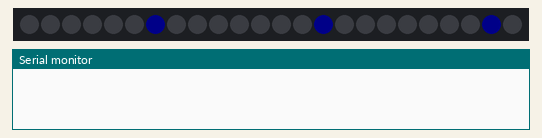
This sketch was run on a simulated ESP8266 (NodeMCU). Shown: 24 RGB LEDs in strip order, left to right, the last lines printed to the serial monitor. Dim RGB values are drawn brighter than linear; WiFi joins after 1.5 s; servers stay silent unless stated; uploads are accepted with an empty reply.

Above: at 0.1 s.
At 0.7 s:
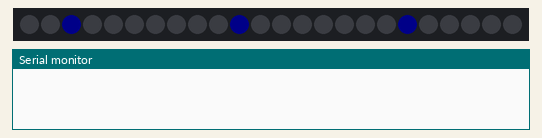
At 7.3 s:
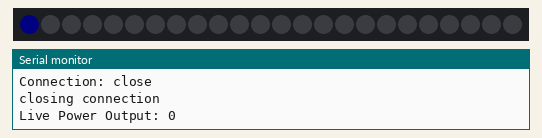

The sketch:

energy-display.ino
```cpp
/******************************************************/
/*!
      File: energy-display
      Author: Anthony Pearce | makehacktech
      Start Date: 10 April 2017
      Version 1.04 Date: 29 Apr 2017
      Licence: MIT Licence

      This sketch connects to WiFi, downloads live PV power generation data from pvoutput.org and displays it on an LED dial

  Compatible Hardware:
    NodeMCE V1.0 (ESP-8266 12E)
    Ring of 24 RGB LEDS, 5050, WS2812
    470 Ohm resistor IN on LED ring to Pin D1 / GPIO 5
    220 uF cap across VIN/GND of LED ring
    USB power to NodeMCU

  Version History
    1.0 Program structure start
    1.01 Added startup display, partial interval light
    1.02 Cleanup code for publishing
    1.03 (github edit) move startup lights before wifi connection
    1.04 (github edit) add static IP

  Bugs
    Nil known

  Thanks to Adafruit for the Neopixel library and the ESP8266 community for the ESP8266Wifi library.

*/
/******************************************************/
// Libraries
#include <Adafruit_NeoPixel.h>
#include <ESP8266WiFi.h>

// Pin definitions
#define PIN 5         // Arduino GPIO Pin connected to "IN"
#define NUMPIXELS 24  // Number of LEDs in the LED ring

// Setup the display object
Adafruit_NeoPixel pixels = Adafruit_NeoPixel(NUMPIXELS, PIN, NEO_GRB + NEO_KHZ800);

// Constant definitions
// WIFI connection details - replace these with your WIFI network login details
const char* ssid     = "<your network ssid>"; // The ssid of your wifi network
const char* password = "<your network password>"; // the password for your wifi network
const int maxtimeout = 5000; // timeout if no response after this many ms

// Static IP details - uncomment below as well as WiFi.config line item in setup to enable static IP address
//IPAddress ip(192, 168, 0, 100); // Chose your own!
//IPAddress gateway(192, 168, 0, 1); // use ipconfig to find the gateway for your router
//IPAddress subnet(255, 255, 255, 0); // use ipconfig to find the subnet mask for your router

// pvoutput.org URL and API details. Replace these with your own pvoutput.org account details
const char* host = "pvoutput.org"; // pvoutput URL
const char* service = "/service/r2/getstatus.jsp"; // We are using the getstatus service of pvoutput
const char* sid = "<your pvoutput sid>"; // sid
const char* key = "<your pvoutput API key>"; // API key

// pvoutput data get constants
//const char* delim = ","; // data delimeter from pvoutput
const int nvals = 8; // Number of delimiters between values returned from pvoutput
const int bindex = 2; // Index of the delimeter before the power value
//const int aindex = 3; // Index of the delimeter after the power value

// Display constants
// Take care if increasing LED brightness - they draw a lot of power
const int normal = 10; // Sets how bright the normal LEDs are - 0 to 255
const int low = 5; // Sets how bright the low LEDs are - 0 to 255
const int maxpow = 3000;  // Maximum power output that can be displayed, in Watts
const int powint = 200;   // The amount of power, in Watts, that each LED represents
const int blinkdur = 300; // duration of a standard blink

// Timing constants
const int delaytime = 300000; // Time in ms to wait before fetching new data
const int shortdelay = 3000; // Time delay in ms before connecting to pvoutput
const int dotdelay = 500; // Time between status dots for wifi connection on serial

// Variable definitions
int ind[8];  // indeces of the delimeters - locations of the delimeters in the string returned from pvoutput
int powgen = 0; // Power in Watts from pvoutput live interval data
int numpix = 0; // Number of LEDs to turn on to display power
String url; // for combining the host, service, key and sid to make the URL

// String names - variables to store the data from pvoutput as a String
// Note that only spowgen is used in this sketch. refer to pvoutput.org for data definitions
String line;
//String sdate;
//String stime;
//String senergen;
String spowgen;
//String senercon;
//String spowcon;
//String seff;
//String stemp;
//String svolts;

/******************************************************/
// FUNCTIONS
/******************************************************/
//-----------------------------------------------------------------------------------------
// Function 1 Title
//-----------------------------------------------------------------------------------------
//int function1() {
//  function1 content here
//}


/******************************************************/
// SETUP
/******************************************************/
void setup() {

 // Display setup
  pixels.begin(); // This initializes the NeoPixel library.

  // Startup display animation
  pixels.clear(); // blank out prior display
  pixels.setPixelColor(6, pixels.Color(0,0,normal));
  pixels.setPixelColor(14, pixels.Color(0,0,normal));
  pixels.setPixelColor(22, pixels.Color(0,0,normal));
  pixels.show(); // Send updated pixel colours to the hardware.
  delay(blinkdur);
  pixels.clear(); // blank out prior display
  delay(blinkdur);
  pixels.setPixelColor(2, pixels.Color(0,0,normal));
  pixels.setPixelColor(10, pixels.Color(0,0,normal));
  pixels.setPixelColor(18, pixels.Color(0,0,normal));
  pixels.show(); // Send updated pixel colours to the hardware.
  delay(blinkdur);
  pixels.clear(); // blank out prior display
  delay(blinkdur);
  pixels.setPixelColor(6, pixels.Color(0,0,normal));
  pixels.setPixelColor(14, pixels.Color(0,0,normal));
  pixels.setPixelColor(22, pixels.Color(0,0,normal));
  pixels.show(); // Send updated pixel colours to the hardware.
  delay(blinkdur);
  // Clear display
  pixels.clear(); // blank out prior display
  pixels.show(); // Send updated pixel colours to the hardware.

  // Enable serial comms
  Serial.begin(115200);
  delay(10);

  // Connect to wifi network
  Serial.println();
  Serial.println();
  Serial.print("Connecting to ");
  Serial.println(ssid);

  //Set ESP8266 to be a wifi client
  WiFi.mode(WIFI_STA);

  // Static IP Setup - uncomment below as well as definition of ip, gateway and config
  // WiFi.config(ip, gateway, subnet);

  WiFi.begin(ssid, password);

  while (WiFi.status() != WL_CONNECTED) {
    delay(dotdelay);
    Serial.print(".");
  }

  Serial.println("");
  Serial.println("WiFi connected");
  Serial.println("IP address: ");
  Serial.println(WiFi.localIP()); // prints the local IP address assigned to your nodeMCU

  // Create the URL for the request from pvoutput
  url = service;
  url += "?sid=";
  url += sid;
  url += "&key=";
  url += key;

  // Short delay before starting to get data from pvoutput
  delay(shortdelay);

}

/******************************************************/
// MAIN
/******************************************************/
void loop() {


  // Start the HTTP connection
  Serial.print("connecting to ");
  Serial.println(host);

  WiFiClient client;
  const int httpPort = 80;
  if (!client.connect(host, httpPort)) {
    Serial.println("connection failed");
    return;
  }

  // Request the data from pvoutput
  Serial.print("Requesting URL: ");
  Serial.println(url);

  client.print(String("GET ") + url + " HTTP/1.1\r\n" +
               "Host: " + host + "\r\n" +
               "Connection: close\r\n\r\n");
  unsigned long timeout = millis();
  while (client.available() == 0) {
    if (millis() - timeout > maxtimeout) {
      Serial.println(">>> Client Timeout !");
      client.stop();
      return;
    }
  }

  // Read all the lines of the reply from server and print them to Serial
  while(client.available()){
    //String line = client.readStringUntil('\r');
    line = client.readStringUntil('\r');
    Serial.print(line);
  }
  // Indicate that data download is finished
  Serial.println();
  Serial.println("closing connection");

  // line will now equal the last line of data sent, which is the response with pvoutput live interval data
  // Extract index of the delimeters from the last line sent
  //Serial.println();
  ind[0] = line.indexOf(','); // index of the first delimeter
  //Serial.println(ind[0]);
  for (int i=1; i < nvals; i++) {
    ind[i] = line.indexOf(',',ind[i-1]+1); // next comma index starting at position after last delimeter index
    //Serial.println(ind[i]);
    }

  // Extract the power from the data string
  spowgen = line.substring(ind[bindex]+1, ind[bindex+1]); // extract the string between the delimeters
  powgen = spowgen.toInt(); // convert the String type data to an integer

  // Print the power value to be displayed to serial
  Serial.println();
  Serial.print("Live Power Output: ");
  Serial.print(powgen);
  Serial.println();

  // Test code to test display of fixed powgen value
  //powgen = 3000;

  // Limit the display to maxpow
  if(powgen > maxpow){
    powgen = maxpow;
  }

  // Clear all LEDs prior to displaying the new value
   pixels.clear(); // blank out prior display
   pixels.show(); // This sends the updated pixel instructions to the hardware.
   delay(10); // short delay after clearing before new display

  // Display the power on the LED dial
  numpix = powgen / powint; // integer division will truncate to full intervals only
  // Setup the display for each pixel
  for(int i=0;i<numpix;i++){
    Serial.println(i);
    // pixels.Color takes RGB values, from 0,0,0 up to 255,255,255
    pixels.setPixelColor(i, pixels.Color(0,normal,0)); // Green
  }

  // Setup the display for the case where there are no full pixels to show
  if(numpix==0){
    if(powgen==0){
    // Power is zero
    pixels.setPixelColor(0, pixels.Color(0,0,low)); // Blue to show system is on but value is zero
    } else {
      // Power is less than powint
      pixels.setPixelColor(0, pixels.Color(low,low,0)); // Yellow to show low power generation
    }
  }

  pixels.show(); // This sends the updated pixel colours to the hardware.

  delay(delaytime); // time interval to delay until the next value read from pvoutput

}
```

Measured:
- what the display in image 1 shows lasts 0.6 s, from 0.6 s to 1.2 s
